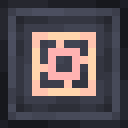
#> input picture tools/textures/orbital_src/orbital_light_base.png, 16 x 16 px, given in place of atomic_casing.png, which was not available (shown 8 times larger)
$ python dtpf_module_casing.py orbital_src/orbital_light_base.png orbital_src/orbital_magnet_casing.png
#> lines starting #> are read from the running program, lines starting #| are printed output that depends on the picture; pictures that were not available may be replaced by others from this repository, and a replacement may not be noted
### tools/textures/space_elevator.py
#!/usr/bin/env python3
"""Space Elevator block textures: GTNH Intergalactic's own art, in GregTech CEu Modern's connected-texture format.

Run from the repository root (needs Pillow):  python3 tools/textures/space_elevator.py [--preview <dir>]

Sources (the originals of GTNH's GT5-Unofficial, src/main/resources/assets/gtnhintergalactic/textures/blocks/spaceElevator
and the miner module overlay of assets/gregtech/textures/blocks/iconsets) are in tools/textures/gtnh_space_elevator/.
For every face that should join its neighbours it writes the sprite (the lone block: all four outside corners) and
`<sprite>_ctm.png`, the sheet GT's CTM code (client/model/ctm/TextureConnections, from Chisel's CTM) cuts the quadrants of a
face from: a 4 x 4 grid of 8 px cells, row = quadrant row (top 0 / bottom 1) [+ 2 when the horizontal neighbour is joined],
column = quadrant column [+ 2 when the vertical neighbour is joined]:

    quadrant   all of h, v, diagonal joined   only h joined   only v joined   h and v, not the diagonal
    top-left   (0,0)                          (2,0)           (0,2)           (2,2)
    top-right  (0,1)                          (2,1)           (0,3)           (2,3)
    bot-left   (1,0)                          (3,0)           (1,2)           (3,2)
    bot-right  (1,1)                          (3,1)           (1,3)           (3,3)

(neither joined: the sprite's own quadrant). `--preview` also tiles each face the way the game does, as a check.
"""
import os
import sys

from PIL import Image

ROOT = os.path.join(os.path.dirname(os.path.abspath(__file__)), '../..')
SRC = os.path.join(ROOT, 'tools/textures/gtnh_space_elevator')
OUT = os.path.join(ROOT, 'af9-core/src/main/resources/assets/af9/textures/block')


def load(name):
    return Image.open(os.path.join(SRC, name + '.png')).convert('RGBA')


def middle(sprite, x, y):
    """The face with its borders and corner pieces gone, repeating every 8 px: the sprite's middle 8 x 8."""
    return sprite.getpixel((4 + x % 8, 4 + y % 8))


def same(sprite, x, y):
    """A face that is already seamless: the sprite itself."""
    return sprite.getpixel((x, y))


def black(sprite, x, y):
    """A face that is one flat colour away from its corners: the sprite's centre."""
    return sprite.getpixel((8, 8))


def lane(sprite, x, y):
    """The motors' sides: the chevron lane (6 px wide) repeating every 8 px with a 2 px gap, the rows every 8 px."""
    return sprite.getpixel((5 + x % 8, 4 + y % 8)) if x % 8 < 6 else sprite.getpixel((5, 0))


# [53 lines left out: functions ctm_sheet, tile, not called in this run]


def save(im, name):
    im.save(os.path.join(OUT, name + '.png'))


# [43 lines left out: functions connected, cable, main, not called in this run]


# [2 lines that do not run on import are left out]

### tools/textures/dtpf_module_casing.py
#!/usr/bin/env python3
"""The DTPF's Inconel 738 Module Casing: GregTech CEu's Atomic Casing (gcym/atomic_casing and its connected-texture sheet
atomic_casing_ctm, the structure's placeholder) with its purple moved to the hall's Inconel blue. Only the colour changes: every
pixel keeps its place and its shading, the frame, the panel and the sheet's quadrants stay as they are.

    python3 tools/textures/dtpf_module_casing.py [--preview <dir>]

Sources: tools/textures/gt_src/atomic_casing.png and atomic_casing_ctm.png (GregTech CEu Modern, LGPL-3.0). Writes the block's
sprite, `_ctm` sheet and .mcmeta (LDLib's connection) into af9-core's textures; the block state, model and loot table come from
dtpf_modules.py.
"""
import colorsys
import os
import sys

from PIL import Image

HERE = os.path.dirname(os.path.abspath(__file__))
sys.path.insert(0, HERE)
import dtpf_blocks as db  # noqa: E402
import space_elevator as se  # noqa: E402

GT = os.path.join(HERE, 'gt_src')
NAME = 'dtpf_module_casing'
HUE = 0.605            # the hall's blue (the Atomic Casing's purple is 0.75)
SAT = 1.25             # a little deeper than the purple
VAL = 1.18             # and a little lighter, so the block does not vanish in the hall's dark


def recolour(im):
    out = im.copy()
    for y in range(out.height):
        for x in range(out.width):
            r, g, b, a = out.getpixel((x, y))
            h, s, v = colorsys.rgb_to_hsv(r / 255, g / 255, b / 255)
            r, g, b = colorsys.hsv_to_rgb(HUE, min(1.0, s * SAT), min(1.0, v * VAL))
            out.putpixel((x, y), (round(r * 255), round(g * 255), round(b * 255), a))
    return out


def build():
    sprite = recolour(Image.open(os.path.join(GT, 'atomic_casing.png')).convert('RGBA'))
#> after the loop in recolour, `for y in range(out.height):`:
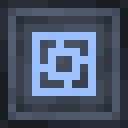
#> out: PIL image 16x16 RGBA (shown 8 times larger); mean R, G, B, A 73.7, 86, 106.7, 255
    sheet = recolour(Image.open(os.path.join(GT, 'atomic_casing_ctm.png')).convert('RGBA'))
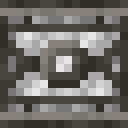
#> input picture tools/textures/orbital_src/orbital_magnet_casing.png, 16 x 16 px, given in place of atomic_casing_ctm.png, which was not available (shown 8 times larger)
#> after the loop in recolour (call 2), `for y in range(out.height):`:
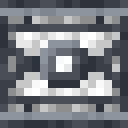
#> out: PIL image 16x16 RGBA (shown 8 times larger); mean R, G, B, A 119.4, 122.8, 128.4, 255
    return sprite, sheet


def apply():
    sprite, sheet = build()
    se.OUT = db.BLOCK
    se.save(sprite, NAME)
    se.save(sheet, NAME + '_ctm')
    with open(os.path.join(db.BLOCK, NAME + '.png.mcmeta'), 'w', newline='\n') as f:
        f.write('{\n    "ldlib": {\n        "connection": "af9:block/%s_ctm"\n    }\n}\n' % NAME)
    return sprite, sheet


def preview(path):
    """The original and the recoloured one: the sprite, the sheet, and a 5 x 3 slab joined the way the game joins it."""
    os.makedirs(path, exist_ok=True)
    sprite, sheet = apply()
    orig = Image.open(os.path.join(GT, 'atomic_casing.png')).convert('RGBA')
    orig_sheet = Image.open(os.path.join(GT, 'atomic_casing_ctm.png')).convert('RGBA')
    sheet_im = Image.new('RGBA', (1100, 460), (12, 14, 20, 255))
    x = 10
    for im, big in ((orig, 160), (sprite, 160), (orig_sheet, 160), (sheet, 160)):
        sheet_im.paste(im.resize((big, big), Image.NEAREST), (x, 10))
        x += big + 10
    for i, (sp, sh) in enumerate(((orig, orig_sheet), (sprite, sheet))):
        sheet_im.paste(se.tile(sp, sh, 5, 3).resize((400, 240), Image.NEAREST), (10 + i * 410, 190))
    sheet_im.save(os.path.join(path, 'module_casing_recolour.png'))


if __name__ == '__main__':
    if len(sys.argv) >= 3 and sys.argv[1] == '--preview':
        preview(sys.argv[2])
    else:
        apply()
